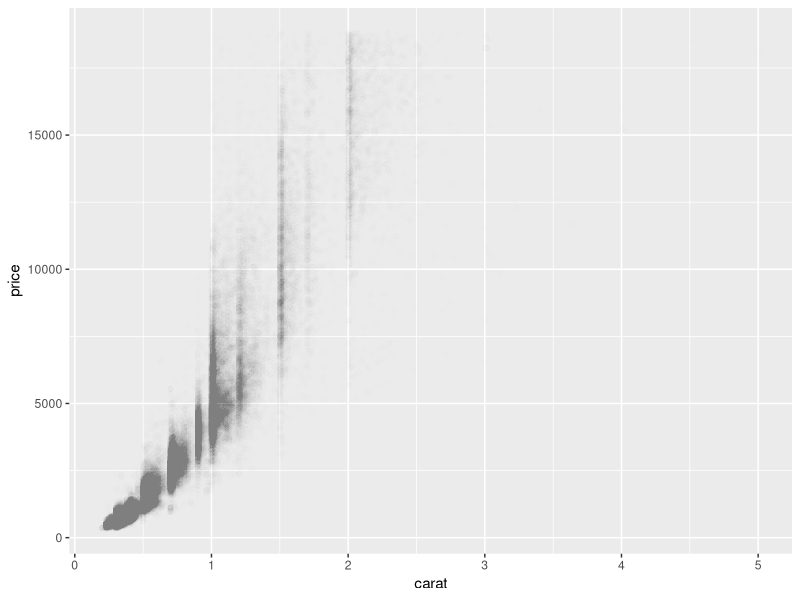

Recreate this plot in R.
library(ggplot2)
#第2章  从qplot开始入门
dsmall <- diamonds[sample(nrow(diamonds),100),]
#qplot(carat,price,data = dsmall,colour = color)
#qplot(carat,price,data=dsmall,shape = cut)
#qplot(carat,price,data = diamonds,alpha = I(1/100))
qplot(carat,price,data = diamonds,alpha = I(1/200))
